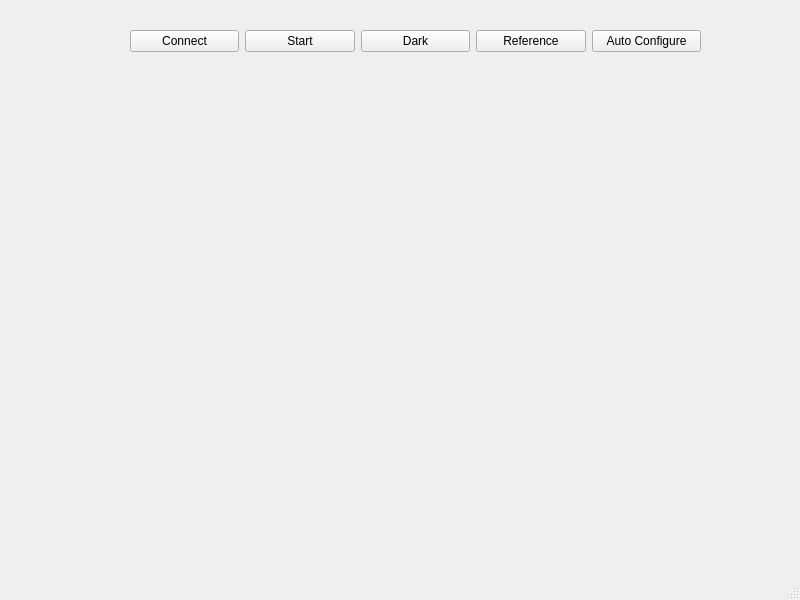
<?xml version="1.0" encoding="UTF-8"?>
<ui version="4.0">
 <class>MainWindow</class>
 <widget class="QMainWindow" name="MainWindow">
  <property name="geometry">
   <rect>
    <x>0</x>
    <y>0</y>
    <width>800</width>
    <height>600</height>
   </rect>
  </property>
  <property name="windowTitle">
   <string>MainWindow</string>
  </property>
  <widget class="QWidget" name="centralwidget">
   <widget class="QWidget" name="">
    <property name="geometry">
     <rect>
      <x>130</x>
      <y>30</y>
      <width>571</width>
      <height>461</height>
     </rect>
    </property>
    <layout class="QVBoxLayout" name="verticalLayout">
     <item>
      <layout class="QHBoxLayout" name="horizontalLayout">
       <item>
        <widget class="QPushButton" name="connectButton">
         <property name="sizePolicy">
          <sizepolicy hsizetype="Minimum" vsizetype="Fixed">
           <horstretch>0</horstretch>
           <verstretch>0</verstretch>
          </sizepolicy>
         </property>
         <property name="text">
          <string>Connect</string>
         </property>
        </widget>
       </item>
       <item>
        <widget class="QPushButton" name="startStopButton">
         <property name="text">
          <string>Start</string>
         </property>
        </widget>
       </item>
       <item>
        <widget class="QPushButton" name="darkButton">
         <property name="text">
          <string>Dark</string>
         </property>
        </widget>
       </item>
       <item>
        <widget class="QPushButton" name="refButton">
         <property name="text">
          <string>Reference</string>
         </property>
        </widget>
       </item>
       <item>
        <widget class="QPushButton" name="configButton">
         <property name="text">
          <string>Auto Configure</string>
         </property>
        </widget>
       </item>
      </layout>
     </item>
     <item>
      <widget class="PlotWidget" name="graphWidget" native="true">
       <property name="sizePolicy">
        <sizepolicy hsizetype="Preferred" vsizetype="MinimumExpanding">
         <horstretch>0</horstretch>
         <verstretch>0</verstretch>
        </sizepolicy>
       </property>
      </widget>
     </item>
    </layout>
   </widget>
  </widget>
  <widget class="QMenuBar" name="menubar">
   <property name="geometry">
    <rect>
     <x>0</x>
     <y>0</y>
     <width>800</width>
     <height>22</height>
    </rect>
   </property>
  </widget>
  <widget class="QStatusBar" name="statusbar"/>
 </widget>
 <customwidgets>
  <customwidget>
   <class>PlotWidget</class>
   <extends>QWidget</extends>
   <header location="global">pyqtgraph</header>
   <container>1</container>
  </customwidget>
 </customwidgets>
 <resources/>
 <connections/>
</ui>
